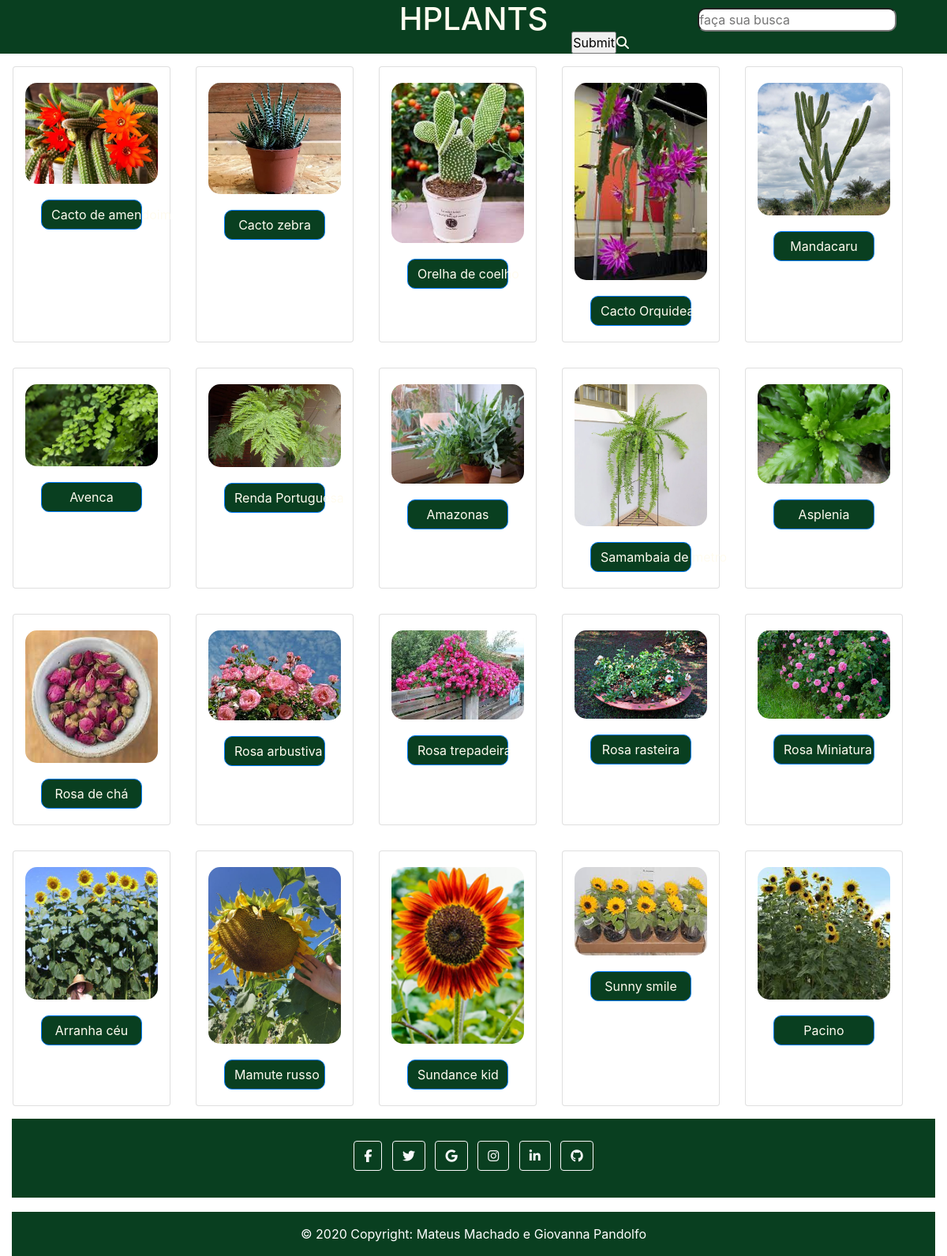
The page /busca.php on the database its author committed.
### tables this page shows
CREATE TABLE `plantas` (
  `PlantaID` int(11) NOT NULL,
  `Nome` varchar(255) NOT NULL,
  `CategoriaID` int(11) NOT NULL,
  `Cuidados` longtext NOT NULL,
  `Imagem` varchar(255) NOT NULL
);

### busca.php (the view)
<?php
include_once 'conexao.php';
?>
    <main id="index" class="row">
    <?php
    $busca = $_GET['busca'];
    $sql = "SELECT * FROM plantas WHERE Nome LIKE '%{$busca}%'";
    $result_query = mysqli_query( $conexao, $sql );
    while ( $row = mysqli_fetch_array($result_query, MYSQLI_ASSOC) )
    {
    ?>
        <div class="card col-2 m-3" style="width: 18rem;">
        <a href="planta.php?id=<?php echo $row['PlantaID']?>"><img class="card-img-top base1" src="./img/<?php echo $row['Imagem']?>" alt="..."></a>
            <div class="card-body">
              <a href="planta.php?id=<?php echo $row['PlantaID']?>" class="btn btn-primary"><?php echo $row['Nome']?></a>
            </div>
          </div>
    <?php
    }
    ?>
    </main>
<?php
include_once 'footer.php';
?>

### style.css (style rules this page uses)
* { padding: 0; margin: 0; }
.base1 { border-radius: 15px; margin-top: 20px; }
.btn-primary { background-color: #093f20; color: #fffcf0; border-radius: 10px; width: 100%; }

### rows shown on the page
plantas: Imagem (picture), Nome "Cacto de amendoim"
plantas: Imagem (picture), Nome "Cacto zebra"
plantas: Imagem (picture), Nome "Orelha de coelho"
plantas: Imagem (picture), Nome "Cacto Orquidea"
plantas: Imagem (picture), Nome "Mandacaru"
plantas: Imagem (picture), Nome "Avenca"
plantas: Imagem (picture), Nome "Renda Portuguesa"
plantas: Imagem (picture), Nome "Amazonas"
plantas: Imagem (picture), Nome "Samambaia de metro"
plantas: Imagem (picture), Nome "Asplenia"
plantas: Imagem (picture), Nome "Rosa de chá"
plantas: Imagem (picture), Nome "Rosa arbustiva"
plantas: Imagem (picture), Nome "Rosa trepadeira"
plantas: Imagem (picture), Nome "Rosa rasteira"
plantas: Imagem (picture), Nome "Rosa Miniatura"
plantas: Imagem (picture), Nome "Arranha céu"
plantas: Imagem (picture), Nome "Mamute russo"
plantas: Imagem (picture), Nome "Sundance kid"
plantas: Imagem (picture), Nome "Sunny smile"
plantas: Imagem (picture), Nome "Pacino"
